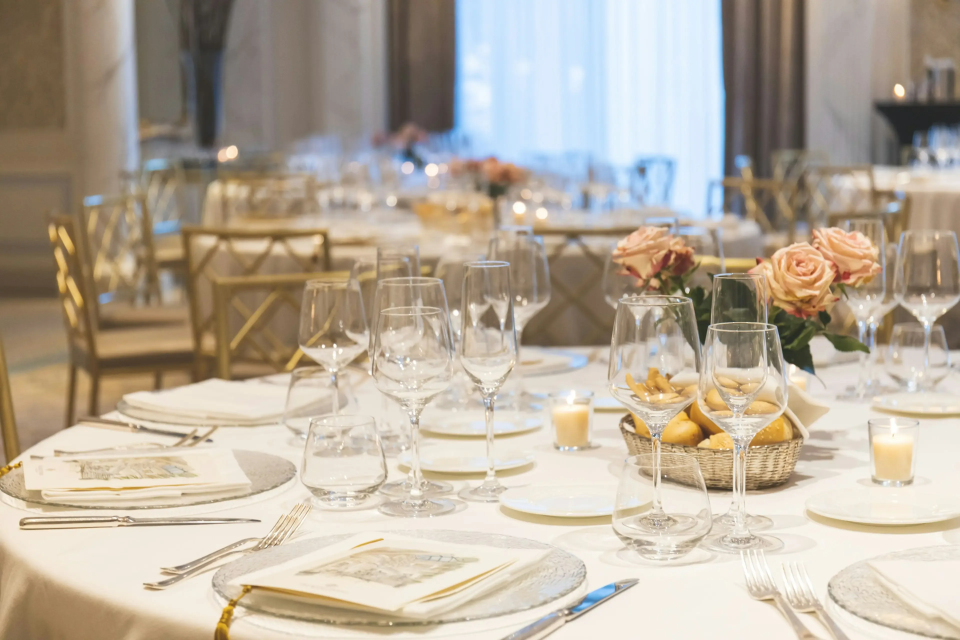
#> input picture img/b-hall-3840.webp, 3840 x 2560 px (shown at 1/4 size)
$ python -i grade.py   (imports and definitions only)
#> lines starting #> are read from the running program, lines starting #| are printed output that depends on the picture
#> further down, picture is the input picture: PIL image 3840x2560 RGB; mean R, G, B 183.6, 172, 156.2
"""One house look for every photo on the site: candlelit warmth, softened contrast, gentle saturation.

Each photo is first pulled part of the way towards a common warm white balance (so a cool, grey shot and an
orange one meet in the middle), then the same grade is applied to all of them. Cut-outs, textures and logos are
left alone; build.py decides which files are photos.
"""
from PIL import Image, ImageEnhance, ImageOps, ImageStat

WARM = (1.08, 1.0, 0.84)   # target colour balance relative to green: warm candlelight, not orange
PULL = 0.75                # how far each photo moves towards that balance (1 = all the way)


def grade(im):
    im = im.convert("RGB")
    r, g, b = ImageStat.Stat(im.resize((64, 64))).mean
#> r = 183.6; g = 172.1; b = 156.2
    g = max(g, 1)
    gains = []
    for mean, target in ((r, WARM[0] * g), (g, g), (b, WARM[2] * g)):
        k = (target / max(mean, 1)) ** PULL
        gains.append(min(1.14, max(0.88, k)))
#> this loop made 3 passes
#> (mean, target, k) on passes 1 to 3: (183.6, 185.8, 1.01), (172.1, 172.1, 1), (156.2, 144.5, 0.943)
#> after the loop, gains = [1.01, 1, 0.943]
    ch = [c.point(lambda v, k=k: min(255, round(v * k))) for c, k in zip(im.split(), gains)]
#> ch = 3 items
    im = Image.merge("RGB", ch)
    im = ImageEnhance.Color(im).enhance(0.92)
    im = ImageEnhance.Contrast(im).enhance(0.97)
    # split tone: shadows lean wine, highlights lean candlelight; blended lightly so food colours stay true
    tone = ImageOps.colorize(ImageOps.grayscale(im), black=(46, 8, 18), mid=(176, 112, 74), white=(255, 238, 212))
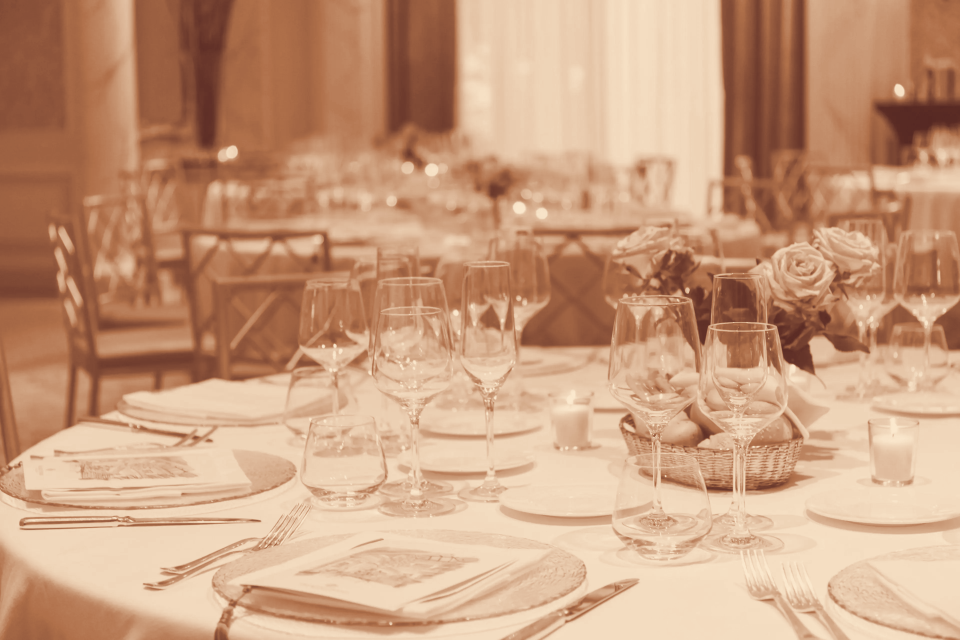
#> tone: PIL image 3840x2560 RGB (shown at 1/4 size); mean R, G, B 200.8, 157.2, 126.5
    im = Image.blend(im, tone, 0.2)
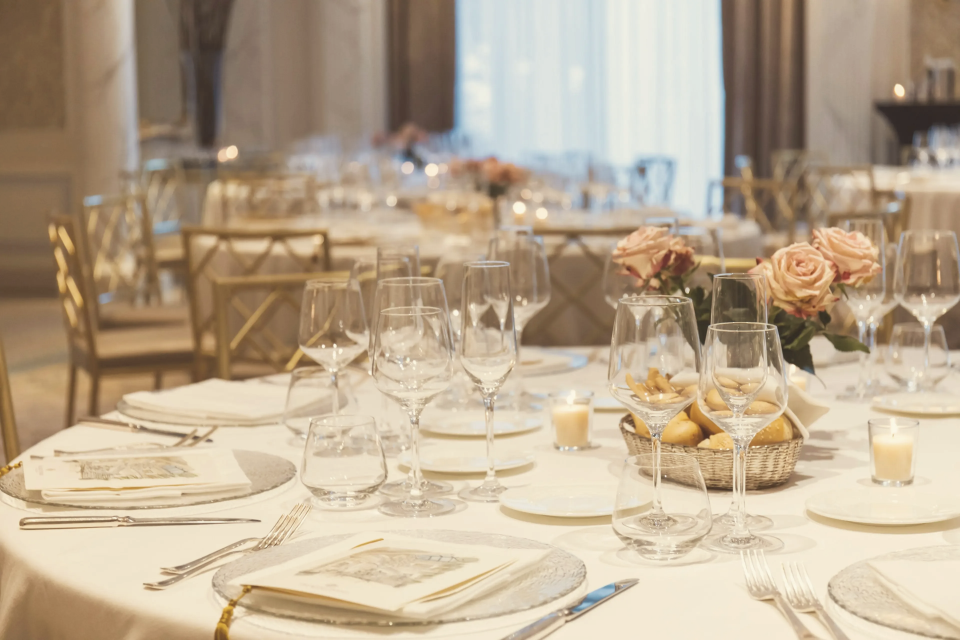
#> im: PIL image 3840x2560 RGB (shown at 1/4 size); mean R, G, B 186.1, 168.1, 144.3
    # lift the deepest shadows a touch towards wine, so blacks sit in the page rather than punch holes in it
    lut = [round(18 + v * (255 - 18) / 255) for v in range(256)]
    lut_g = [round(8 + v * (255 - 8) / 255) for v in range(256)]
    lut_b = [round(12 + v * (255 - 12) / 255) for v in range(256)]
    return im.point(lut + lut_g + lut_b)

>>> from PIL import Image
>>> picture = Image.open('img/b-hall-3840.webp')
>>> result = grade(picture)

$ run again, on img/b-mandap-2400.webp
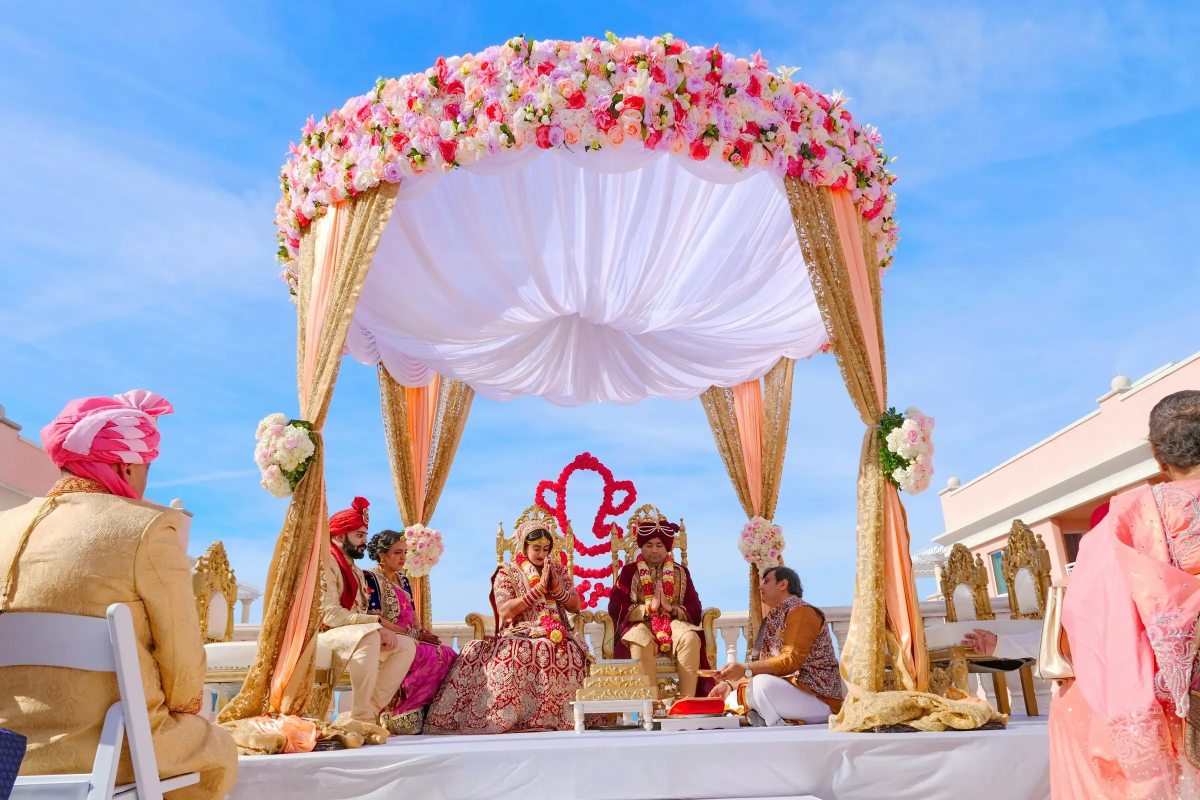
#> input picture img/b-mandap-2400.webp, 2400 x 1600 px (shown at 1/2 size)
#> picture is the input picture: PIL image 2400x1600 RGB; mean R, G, B 172.8, 168.5, 187.9
#> r = 172.8; g = 168.5; b = 187.9
#> the loop in grade, `for mean, target in ((r, WARM[0] * g), (g, g), (b, WARM[2] * g)):` made 3 passes
#> (mean, target, k) on passes 1 to 3: (172.8, 181.9, 1.04), (168.5, 168.5, 1), (187.9, 141.5, 0.809)
#> after the loop in grade, `for mean, target in ((r, WARM[0] * g), (g, g), (b, WARM[2] * g)):`: gains = [1.04, 1, 0.88]
#> ch = 3 items
#> in grade, `tone = ImageOps.colorize(ImageOps.grayscale(im), black=(46, 8, 18), mi..`:
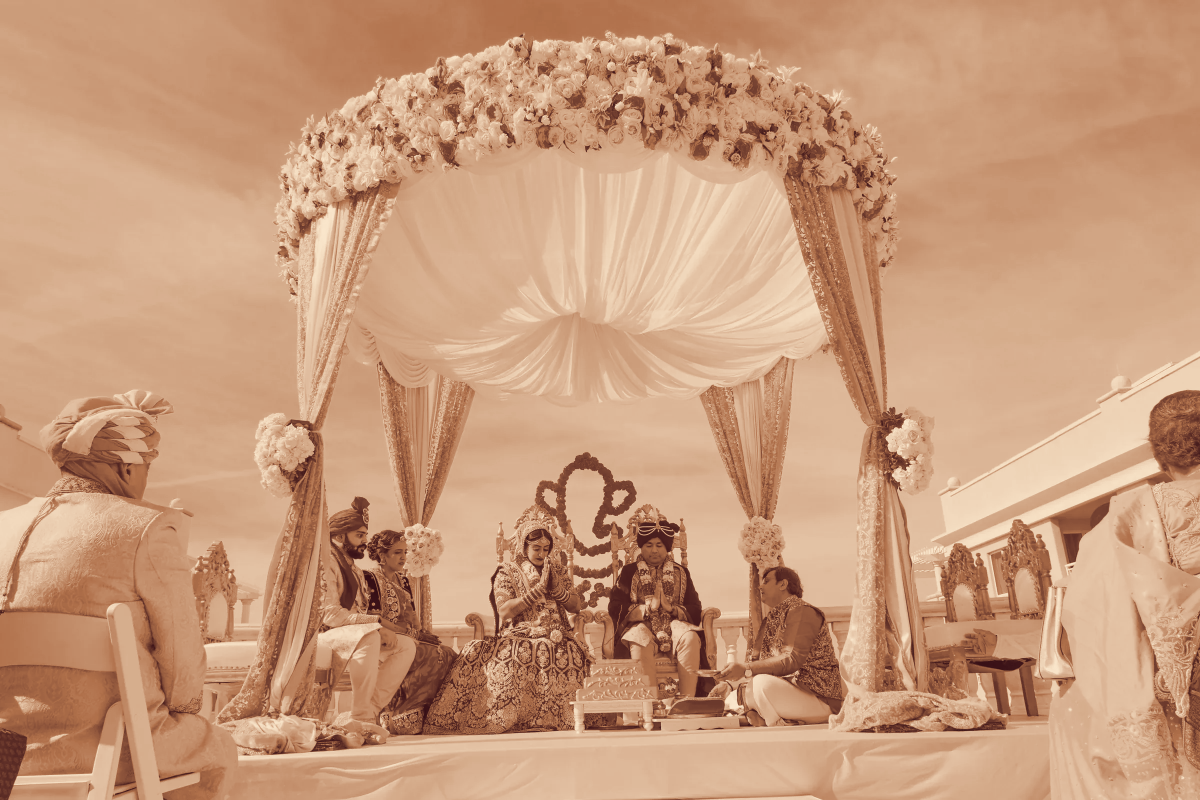
#> tone: PIL image 2400x1600 RGB (shown at 1/2 size); mean R, G, B 200.3, 154.9, 123.3
#> in grade, `im = Image.blend(im, tone, 0.2)`:
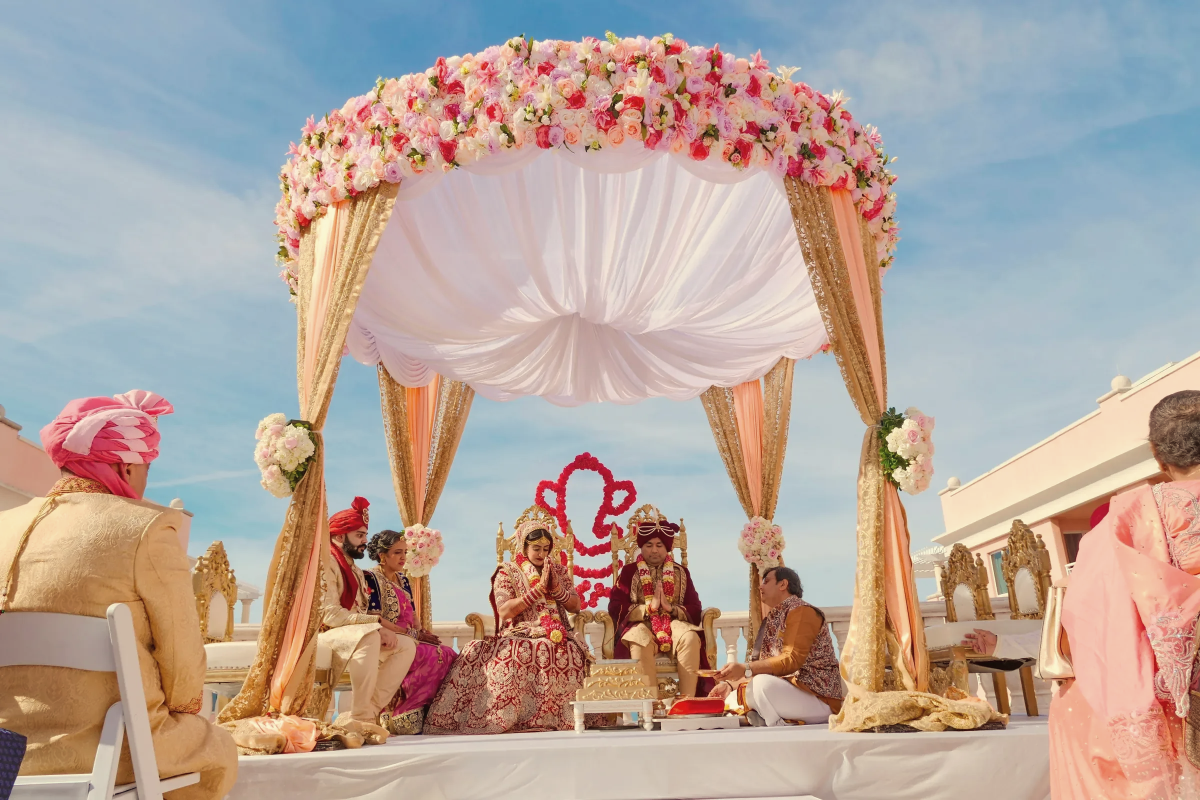
#> im: PIL image 2400x1600 RGB (shown at 1/2 size); mean R, G, B 181.5, 164.8, 156.3

$ run again, on img/bar-2400.webp
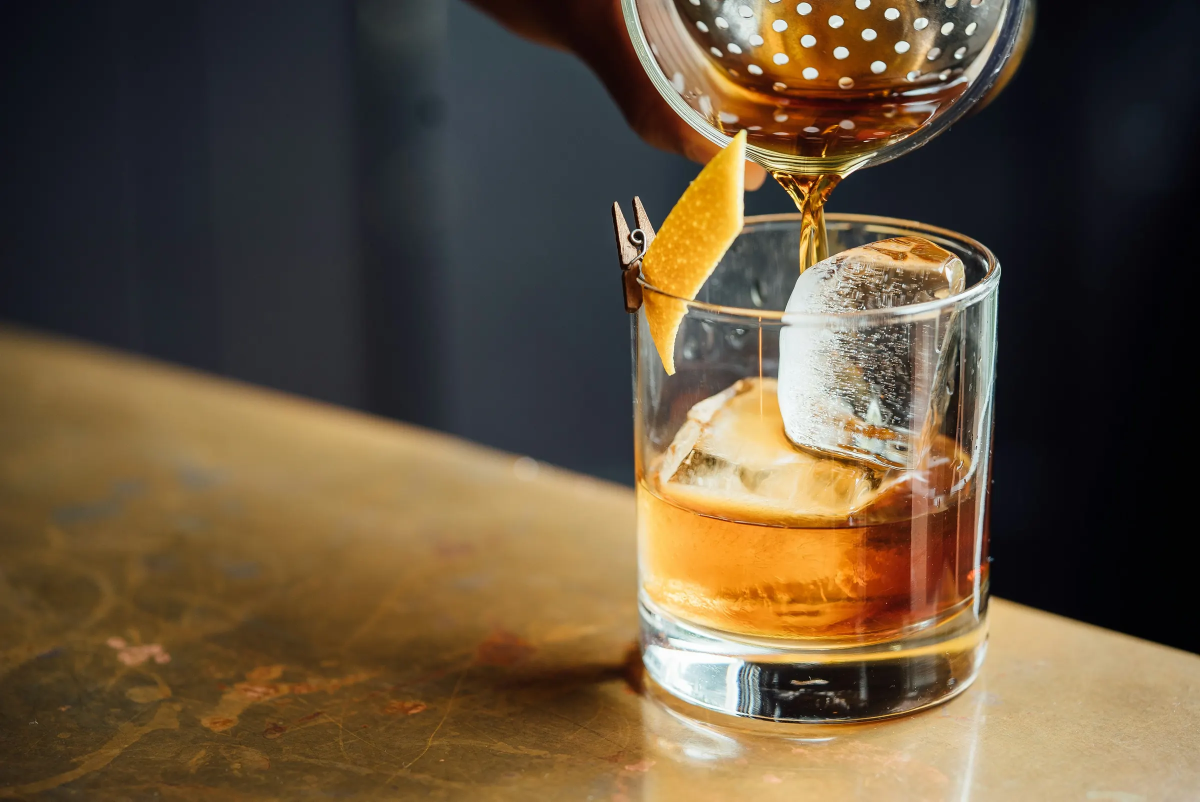
#> input picture img/bar-2400.webp, 2400 x 1603 px (shown at 1/2 size)
#> picture is the input picture: PIL image 2400x1603 RGB; mean R, G, B 100.2, 82.8, 60.1
#> r = 100.2; g = 82.85; b = 60.09
#> the loop in grade, `for mean, target in ((r, WARM[0] * g), (g, g), (b, WARM[2] * g)):` made 3 passes
#> (mean, target, k) on passes 1 to 3: (100.2, 89.48, 0.919), (82.85, 82.85, 1), (60.09, 69.59, 1.12)
#> after the loop in grade, `for mean, target in ((r, WARM[0] * g), (g, g), (b, WARM[2] * g)):`: gains = [0.919, 1, 1.12]
#> ch = 3 items
#> in grade, `tone = ImageOps.colorize(ImageOps.grayscale(im), black=(46, 8, 18), mi..`:
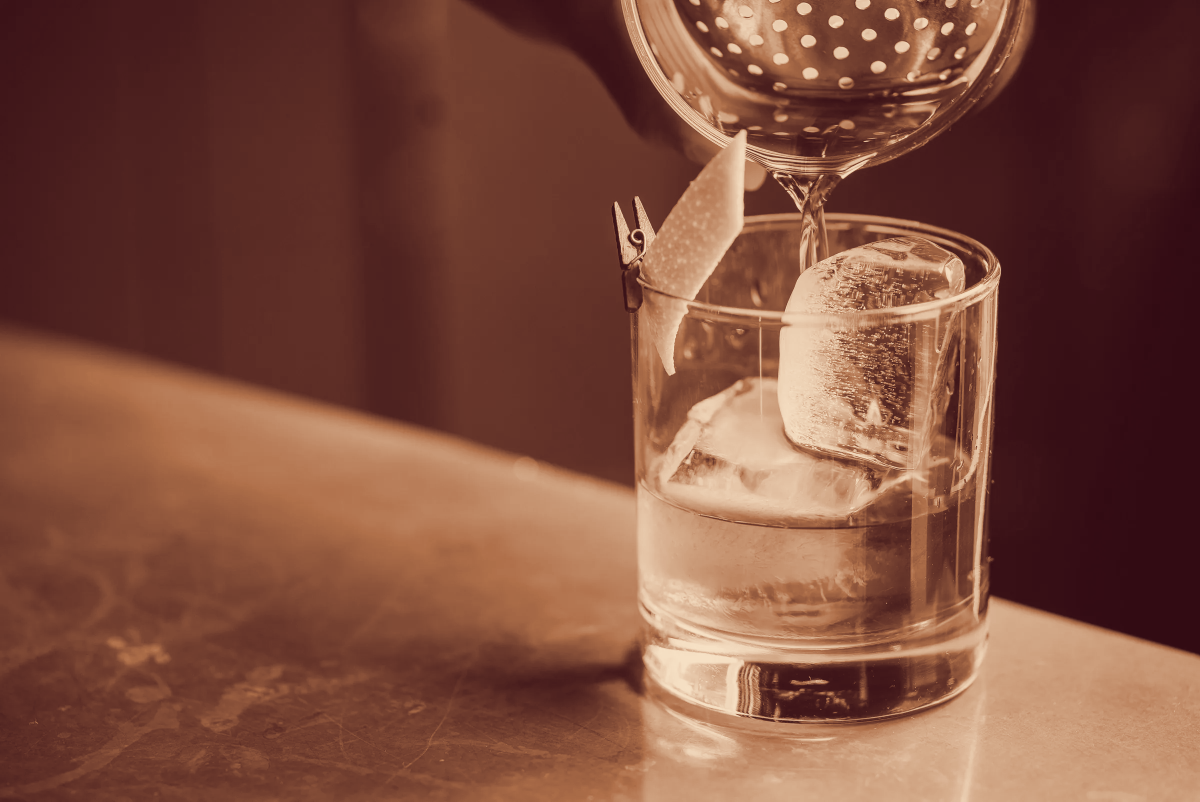
#> tone: PIL image 2400x1603 RGB (shown at 1/2 size); mean R, G, B 125.8, 77.2, 61.2
#> in grade, `im = Image.blend(im, tone, 0.2)`:
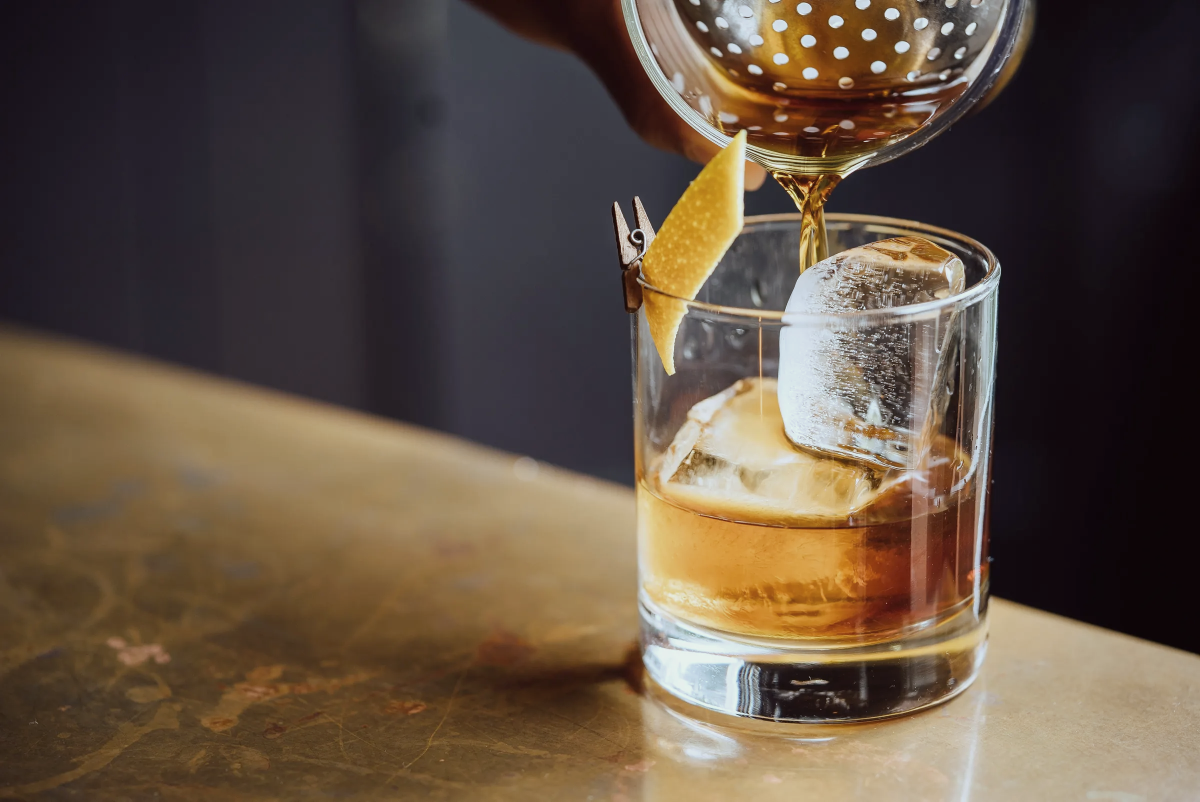
#> im: PIL image 2400x1603 RGB (shown at 1/2 size); mean R, G, B 96.9, 80.7, 66.1
